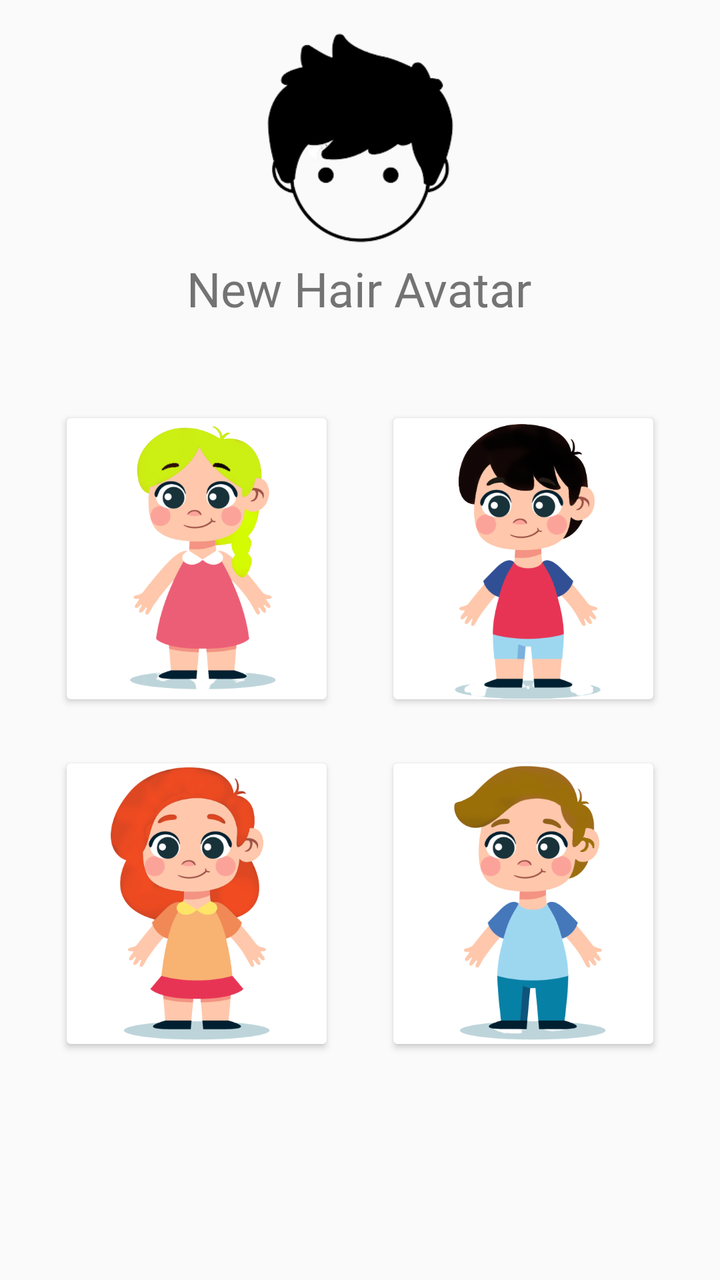
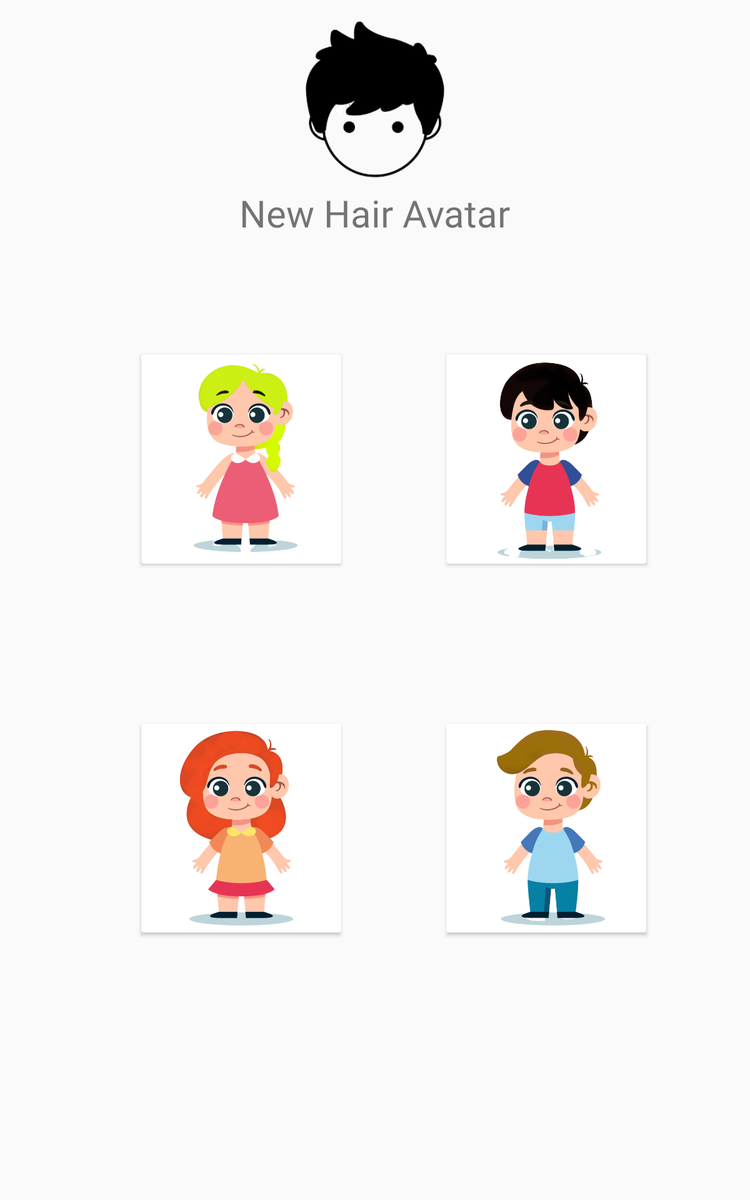

One screen, two layout resources from the same app: the default and the repository's alternative for another configuration. Each is rendered where Android would select it; the XML of both is given below.
<!-- AndroidManifest.xml: application theme AppTheme -->
<!-- res/layout/avatarsac.xml -->
<?xml version="1.0" encoding="utf-8"?>
<androidx.constraintlayout.widget.ConstraintLayout xmlns:android="http://schemas.android.com/apk/res/android"
    xmlns:app="http://schemas.android.com/apk/res-auto"
    xmlns:tools="http://schemas.android.com/tools"
    android:id="@+id/linearLayout3"
    android:layout_width="match_parent"
    android:layout_height="match_parent"
    android:background="@drawable/bg_pattern"
    android:orientation="vertical">

    <androidx.cardview.widget.CardView
        android:id="@+id/cardView2"
        android:layout_width="130dp"
        android:layout_height="0dp"
        android:layout_marginTop="209dp"
        android:layout_marginBottom="32dp"
        app:layout_constraintBottom_toTopOf="@+id/cardView4"
        app:layout_constraintEnd_toEndOf="parent"
        app:layout_constraintHorizontal_bias="0.5"
        app:layout_constraintStart_toEndOf="@+id/cardView"
        app:layout_constraintTop_toTopOf="parent">

        <ImageView
            android:id="@+id/image2"
            android:layout_width="120dp"
            android:layout_height="140dp"
            android:layout_gravity="center"
            app:srcCompat="@drawable/avatar22" />
    </androidx.cardview.widget.CardView>

    <androidx.cardview.widget.CardView
        android:id="@+id/cardView"
        android:layout_width="130dp"
        android:layout_height="0dp"
        android:layout_marginTop="209dp"
        android:layout_marginBottom="32dp"
        app:layout_constraintBottom_toTopOf="@+id/cardView3"
        app:layout_constraintEnd_toStartOf="@+id/cardView2"
        app:layout_constraintHorizontal_bias="0.5"
        app:layout_constraintStart_toStartOf="parent"
        app:layout_constraintTop_toTopOf="parent">

        <ImageView
            android:id="@+id/image1"
            android:layout_width="120dp"
            android:layout_height="140dp"
            android:layout_gravity="center"
            app:srcCompat="@drawable/avatar11" />
    </androidx.cardview.widget.CardView>

    <androidx.cardview.widget.CardView
        android:id="@+id/cardView3"
        android:layout_width="130dp"
        android:layout_height="0dp"
        android:layout_marginBottom="118dp"
        app:layout_constraintBottom_toBottomOf="parent"
        app:layout_constraintEnd_toStartOf="@+id/cardView4"
        app:layout_constraintHorizontal_bias="0.5"
        app:layout_constraintStart_toStartOf="parent"
        app:layout_constraintTop_toBottomOf="@+id/cardView">

        <ImageView
            android:id="@+id/image3"
            android:layout_width="120dp"
            android:layout_height="140dp"
            android:layout_gravity="center"
            app:srcCompat="@drawable/avatar44" />
    </androidx.cardview.widget.CardView>

    <androidx.cardview.widget.CardView
        android:id="@+id/cardView4"
        android:layout_width="130dp"
        android:layout_height="0dp"
        android:layout_marginBottom="118dp"
        app:layout_constraintBottom_toBottomOf="parent"
        app:layout_constraintEnd_toEndOf="parent"
        app:layout_constraintHorizontal_bias="0.5"
        app:layout_constraintStart_toEndOf="@+id/cardView3"
        app:layout_constraintTop_toBottomOf="@+id/cardView2">

        <ImageView
            android:id="@+id/image4"
            android:layout_width="120dp"
            android:layout_height="140dp"
            android:layout_gravity="center"
            app:srcCompat="@drawable/avatar33" />
    </androidx.cardview.widget.CardView>

    <TextView
        android:id="@+id/textView14"
        android:layout_width="wrap_content"
        android:layout_height="wrap_content"
        android:layout_marginTop="128dp"
        android:fontFamily="@font/arbutus"
        android:text="New Hair Avatar"
        android:textSize="24sp"
        app:layout_constraintEnd_toEndOf="parent"
        app:layout_constraintHorizontal_bias="0.497"
        app:layout_constraintStart_toStartOf="parent"
        app:layout_constraintTop_toTopOf="parent" />

    <ImageView
        android:id="@+id/imageView41"
        android:layout_width="153dp"
        android:layout_height="106dp"
        android:layout_marginTop="16dp"
        app:layout_constraintEnd_toEndOf="parent"
        app:layout_constraintHorizontal_bias="0.5"
        app:layout_constraintStart_toStartOf="parent"
        app:layout_constraintTop_toTopOf="parent"
        app:srcCompat="@drawable/hair1" />
</androidx.constraintlayout.widget.ConstraintLayout>
<!-- resources referenced by this layout -->
<resources>
  <!-- drawable avatar11: png bitmap (drawable, 87320 bytes) -->
  <!-- drawable avatar22: png bitmap (drawable, 98974 bytes) -->
  <!-- drawable avatar33: png bitmap (drawable, 94880 bytes) -->
  <!-- drawable avatar44: png bitmap (drawable, 107744 bytes) -->
  <!-- drawable hair1: png bitmap (drawable, 9316 bytes) -->
  <style name="AppTheme" parent="Theme.AppCompat.Light.NoActionBar">
          
          <item name="colorPrimary">@color/colorPrimary</item>
          <item name="colorPrimaryDark">@color/colorPrimaryDark</item>
          <item name="colorAccent">@color/colorAccent</item>
  
          <item name="android:itemBackground">@color/colorTransparent</item>
      </style>
  <color name="colorPrimary">#008577</color>
  <color name="colorPrimaryDark">#00574B</color>
  <color name="colorAccent">#1D022E</color>
  <color name="colorTransparent">#43000000</color>
</resources>
<!-- res/layout-sw600dp/avatarsac.xml (the repository's variant of the layout above) -->
<!-- drawn on a 7-inch tablet held upright -->
<?xml version="1.0" encoding="utf-8"?>
<androidx.constraintlayout.widget.ConstraintLayout xmlns:android="http://schemas.android.com/apk/res/android"
    xmlns:app="http://schemas.android.com/apk/res-auto"
    xmlns:tools="http://schemas.android.com/tools"
    android:id="@+id/linearLayout3"
    android:layout_width="match_parent"
    android:layout_height="match_parent"
    android:background="@drawable/bg_pattern"
    android:orientation="vertical">

    <ImageView
        android:id="@+id/imageView43"
        android:layout_width="202dp"
        android:layout_height="127dp"
        android:layout_marginTop="16dp"
        app:layout_constraintEnd_toEndOf="parent"
        app:layout_constraintHorizontal_bias="0.5"
        app:layout_constraintStart_toStartOf="parent"
        app:layout_constraintTop_toTopOf="parent"
        app:srcCompat="@drawable/hair1" />

    <androidx.cardview.widget.CardView
        android:id="@+id/cardView2"
        android:layout_width="0dp"
        android:layout_height="0dp"
        android:layout_marginEnd="83dp"
        android:layout_marginBottom="128dp"
        app:layout_constraintBottom_toTopOf="@+id/cardView4"
        app:layout_constraintEnd_toEndOf="parent"
        app:layout_constraintStart_toEndOf="@+id/cardView"
        app:layout_constraintTop_toBottomOf="@+id/textView14">

        <ImageView
            android:id="@+id/image2"
            android:layout_width="140dp"
            android:layout_height="160dp"
            android:layout_gravity="center"
            app:srcCompat="@drawable/avatar22" />
    </androidx.cardview.widget.CardView>

    <androidx.cardview.widget.CardView
        android:id="@+id/cardView"
        android:layout_width="0dp"
        android:layout_height="0dp"
        android:layout_marginStart="113dp"
        android:layout_marginEnd="84dp"
        app:layout_constraintBottom_toBottomOf="@+id/cardView2"
        app:layout_constraintEnd_toStartOf="@+id/cardView2"
        app:layout_constraintStart_toStartOf="parent"
        app:layout_constraintTop_toTopOf="@+id/cardView2">

        <ImageView
            android:id="@+id/image1"
            android:layout_width="140dp"
            android:layout_height="160dp"
            android:layout_gravity="center"
            app:srcCompat="@drawable/avatar11" />
    </androidx.cardview.widget.CardView>

    <androidx.cardview.widget.CardView
        android:id="@+id/cardView3"
        android:layout_width="0dp"
        android:layout_height="0dp"
        android:layout_marginStart="113dp"
        android:layout_marginEnd="84dp"
        app:layout_constraintBottom_toBottomOf="@+id/cardView4"
        app:layout_constraintEnd_toStartOf="@+id/cardView4"
        app:layout_constraintStart_toStartOf="parent"
        app:layout_constraintTop_toTopOf="@+id/cardView4">

        <ImageView
            android:id="@+id/image3"
            android:layout_width="140dp"
            android:layout_height="160dp"
            android:layout_gravity="center"
            app:srcCompat="@drawable/avatar44" />
    </androidx.cardview.widget.CardView>

    <androidx.cardview.widget.CardView
        android:id="@+id/cardView4"
        android:layout_width="0dp"
        android:layout_height="0dp"
        android:layout_marginEnd="83dp"
        android:layout_marginBottom="214dp"
        app:layout_constraintBottom_toBottomOf="parent"
        app:layout_constraintEnd_toEndOf="parent"
        app:layout_constraintStart_toEndOf="@+id/cardView3"
        app:layout_constraintTop_toBottomOf="@+id/cardView2">

        <ImageView
            android:id="@+id/image4"
            android:layout_width="140dp"
            android:layout_height="160dp"
            android:layout_gravity="center"
            app:srcCompat="@drawable/avatar33" />
    </androidx.cardview.widget.CardView>

    <TextView
        android:id="@+id/textView14"
        android:layout_width="wrap_content"
        android:layout_height="wrap_content"
        android:layout_marginTop="150dp"
        android:layout_marginBottom="93dp"
        android:fontFamily="@font/arbutus"
        android:text="New Hair Avatar"
        android:textSize="30sp"
        app:layout_constraintBottom_toTopOf="@+id/cardView2"
        app:layout_constraintEnd_toEndOf="parent"
        app:layout_constraintStart_toStartOf="parent"
        app:layout_constraintTop_toTopOf="parent" />
</androidx.constraintlayout.widget.ConstraintLayout>
